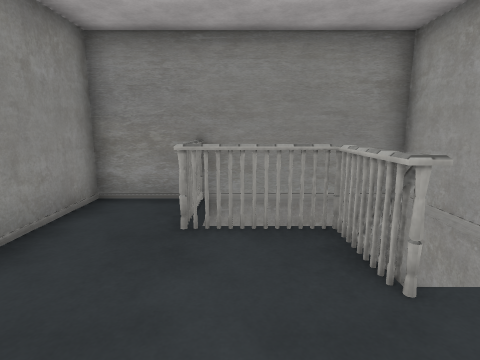
[1] (above)

15 first-person views from a walk through a Unity game level. The camera is 1.5 m above the floor, tilts 10° down and sees 80° across. The floor is counted in squares, 0.9 m on a side. Each view is taken from the middle of a square. On the plan, view 1 faces up. The plan holds only what a view shows up to about 15 squares ahead; the rest is blank. The place goes on beyond the plan. The player is left out. Door leaves are left out, so doorways stand open. Some surface patterns are stand-ins.

[2]
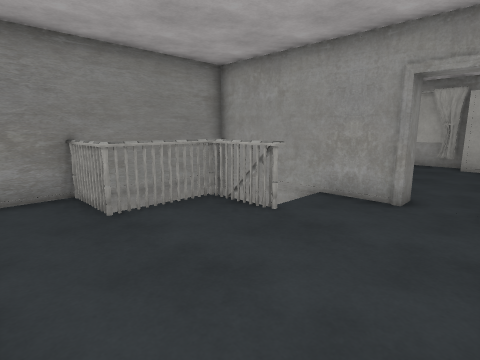

[3]
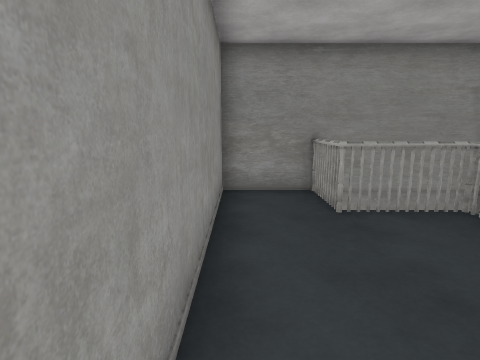

[4]
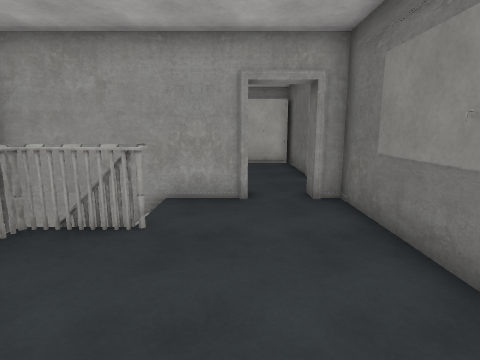

[5]
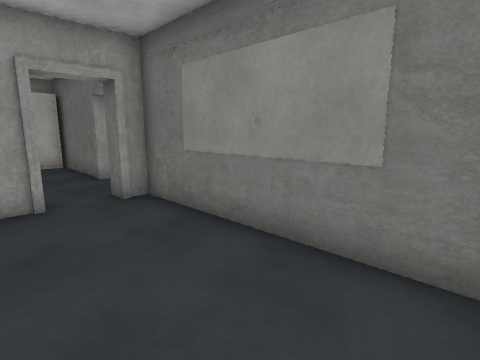

[6]
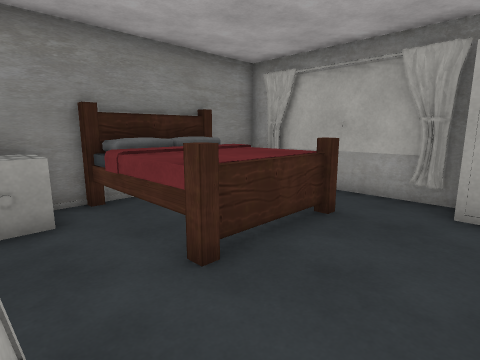

[7]
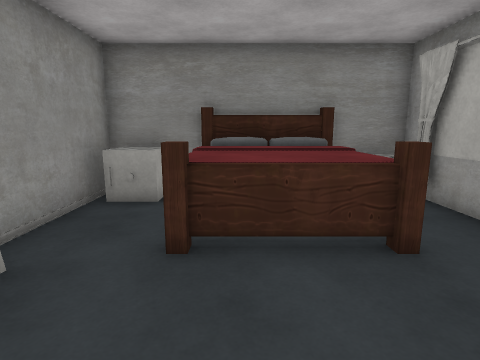

[8]
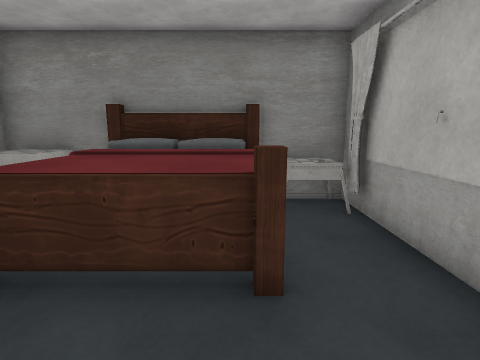

[9]
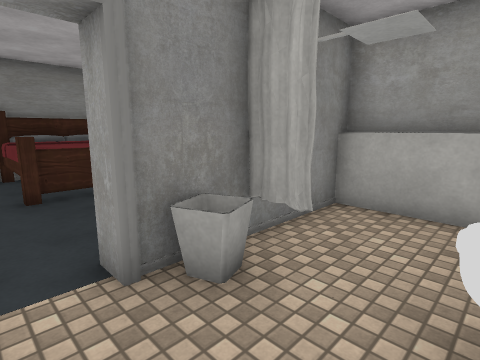

[10]
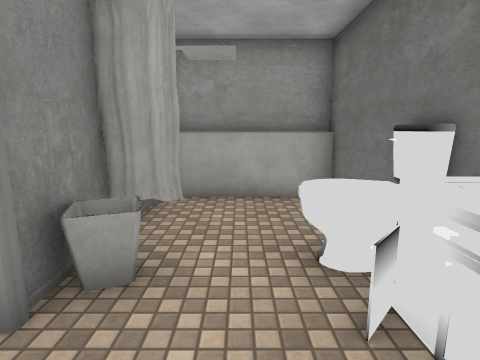

[11]
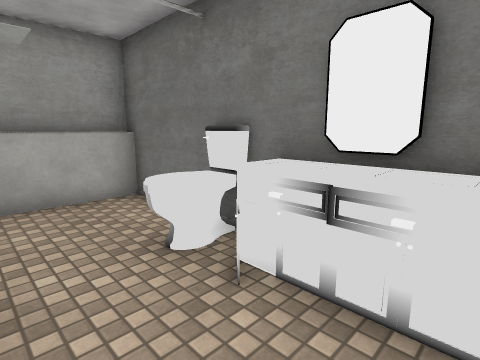

[12]
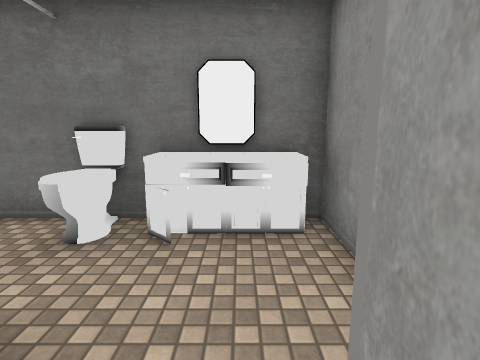

[13]
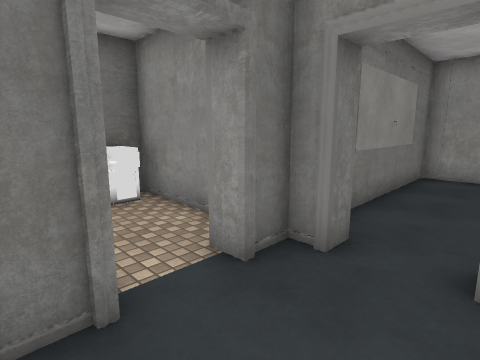

[14]
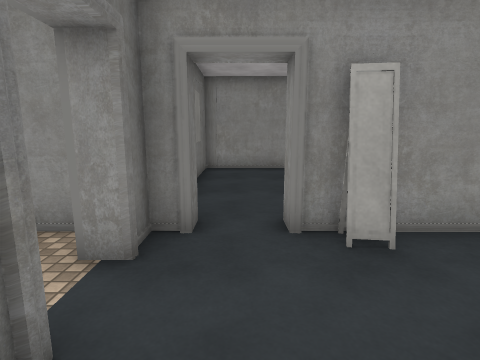

[15]
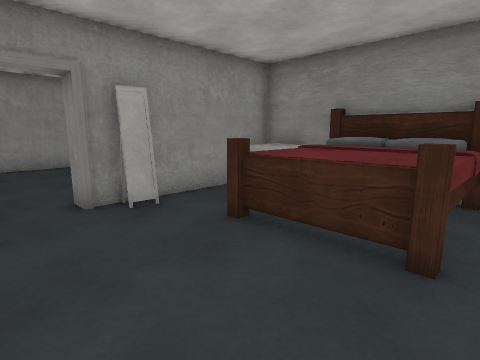

### Floor plan
Points are (right, up) in squares from view 1. A wall is a line through its corners. A room is listed if a view was taken in it or the views show most of it. See-through windows are left out.
Room 1 (views 1, 2, 3, 4, 5)
walls: (-1.5, 6.9) (-3.5, 6.9) (-3.5, -1.5) (3.9, -1.5) (3.9, -0.8); (3.9, 0.8) (3.9, 6.9) (1.4, 6.9)
ways out: open door at (4, 0) to room 2; open door at (-4, 0.5)
objects: other object (-1, 3) to (2, 5)
Room 2 (views 6, 7, 8, 12, 13, 14, 15)
walls: (12.5, 0.9) (12.5, 6.9) (10.4, 6.9); (7.1, -1.5) (12.1, -1.5); (7.8, 6.9) (5, 6.9); (4.4, -0.8) (4.4, -1.5) (5.2, -1.5); (4.4, 6.1) (4.4, 0.8)
ways out: open door at (4, 0) to room 1; open door at (6.5, -2) to room 3; open door at (13, 1)
objects: other object (5, 2); other object (5, 6) to (6, 6); other object (7, 3) to (10, 6); other object (11, 6) to (12, 6); other object (12, -1) to (12, 1)
Room 3 (views 9, 10, 11)
walls: (9.4, -6.3) (12.5, -6.3) (12.5, -2) (7.1, -2); (4.4, -2.8) (4.4, -6.4)
ways out: open door at (6.5, -2) to room 2
objects: other object (5, -6); other object (6, -6); other object (7, -6) to (7, -5); other object (8, -6) to (9, -5); other object (8, -3) to (8, -2); other object (9, -3); other object (12, -6) to (12, -3)

Where each view was taken, in squares from view 1:
view 1: 0 up, 0 right, facing up
view 2: 1 down, 3 left, facing up-right
view 3: 1 down, 3 left, facing up
view 4: 1 up, 3 left, facing right
view 5: 2 up, 3 left, facing down-right
view 6: 0 up, 5 right, facing up-right
view 7: 1 down, 8 right, facing up
view 8: 0 up, 10 right, facing up
view 9: 5 down, 6 right, facing up-right
view 10: 4 down, 5 right, facing right
view 11: 3 down, 5 right, facing down-right
view 12: 1 down, 6 right, facing down
view 13: 1 up, 8 right, facing down-left
view 14: 0 up, 9 right, facing left
view 15: 1 down, 11 right, facing up-left
